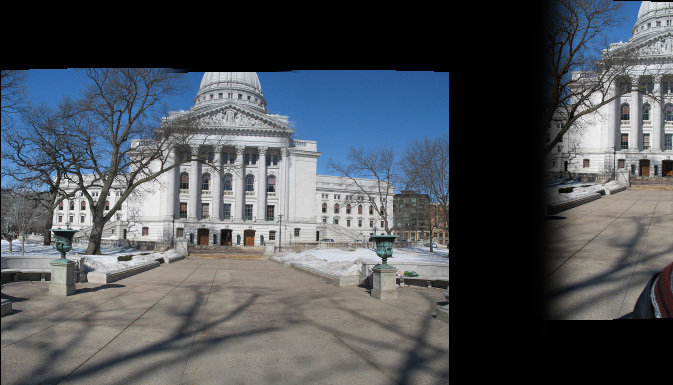
%> input picture capitols_stitched.png, 673 x 385 px
$ octave --eval "result = MoravecFeatureDetector(imread('capitols_stitched.png'));"   (GNU Octave 9; MATLAB toolbox functions it lacks are replaced by stand-ins)
%> lines starting %> are read from the running program, lines starting %| are printed output that depends on the picture


function [featureX, featureY, R] = MoravecFeatureDetector(image, w)

    % width(size) of the weighting function
    if( ~exist('w') )
	w = 5;
    end

    % convert the image into luminance
    dim = ndims(image);
%> dim = 3
    if( dim == 3 )
	I = rgb2gray(image);
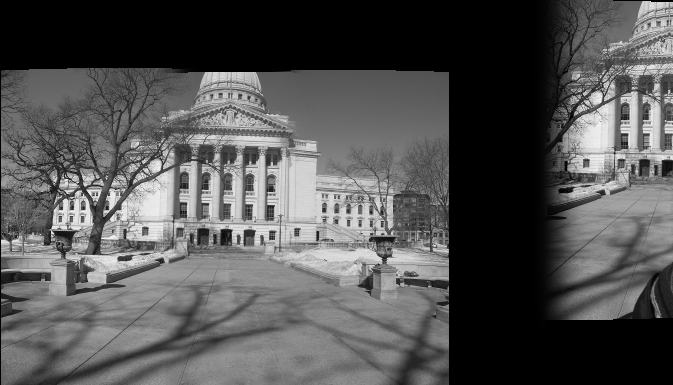
%> I: size 385x673 uint8; min 0, max 250, mean 83.2
    else
	I = image;
    end
    [row, col] = size(I);
%> row = 385; col = 673

    % convert the image to double
    if( ~isa(I, 'double'))
	I = double(I);
%> I: size 385x673 double
    end

    uv = [[1 0]; [1 1]; [0 1]; [-1 1]];
    E = zeros(size(uv, 1), row, col);
    weight = ones(w);


    % calculate E of Moravec corner detector
    for i = 1:4
	shiftI = circshift(I, uv(i,:));
	diffI = shiftI - I;
	ssdI = diffI .^ 2; % sum of squared differences
	E(i,:,:) = conv2(ssdI, weight, 'same'); % summation of weighted ssd
    end
%> this loop made 4 passes
%> pass 1, in MoravecFeatureDetector, `shiftI = circshift(I, uv(i,:));`:
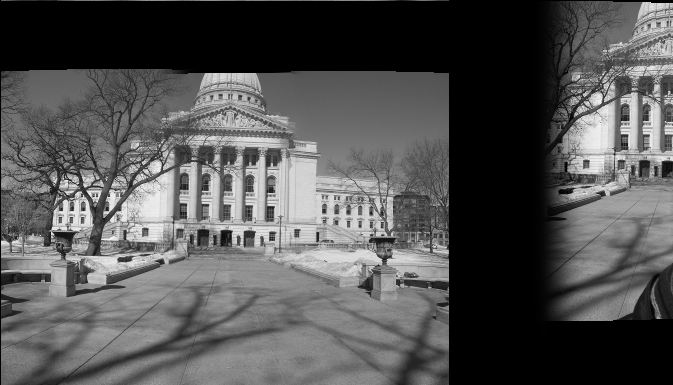
%> shiftI: size 385x673 double; min 0, max 250, mean 83.2; mean of the top-left, top-right, bottom-left and bottom-right quarters 72.5, 65.5, 129.3, 65.5
%> pass 1, in MoravecFeatureDetector, `diffI = shiftI - I;`:
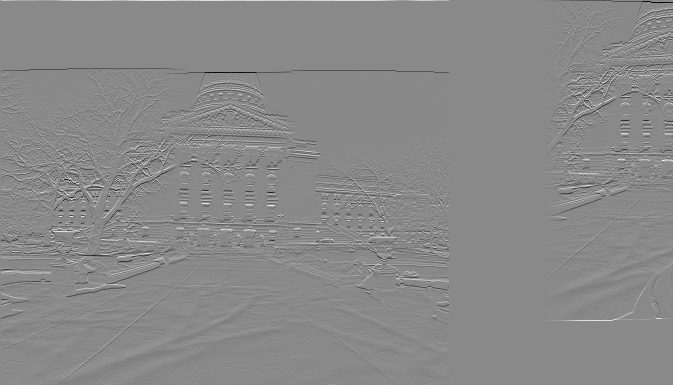
%> diffI: size 385x673 double; min -223, max 191, mean 0; drawn with min black and max white
%> pass 1, in MoravecFeatureDetector, `ssdI = diffI .^ 2;`:
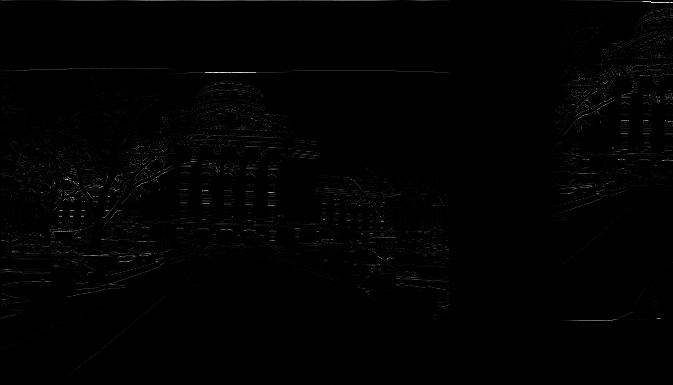
%> ssdI: size 385x673 double; min 0, max 49729, mean 369; drawn with min black and max white
%> pass 2, in MoravecFeatureDetector, `shiftI = circshift(I, uv(i,:));`:
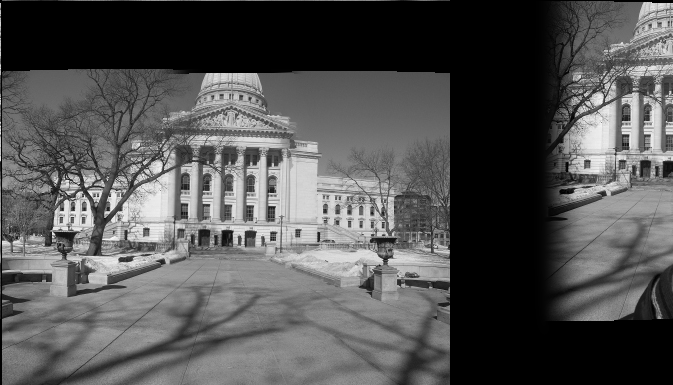
%> shiftI: size 385x673 double; min 0, max 250, mean 83.2; mean of the top-left, top-right, bottom-left and bottom-right quarters 72.7, 65.3, 129.1, 65.7

    minE = reshape(min(E), row, col);
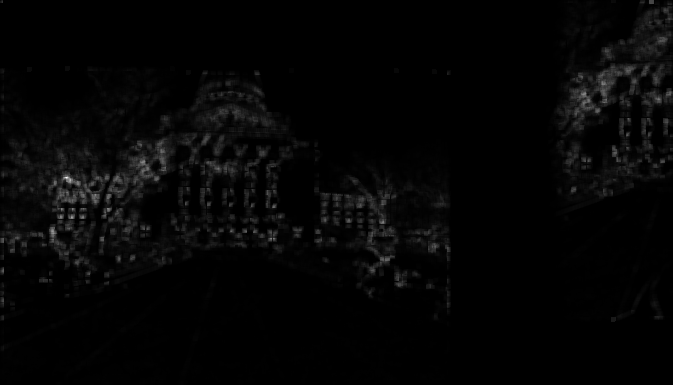
%> minE: size 385x673 double; min 0, max 192821, mean 4038.8; drawn with min black and max white

    % local maxima
    R = minE > imdilate(minE, [1 1 1; 1 0 1; 1 1 1]);
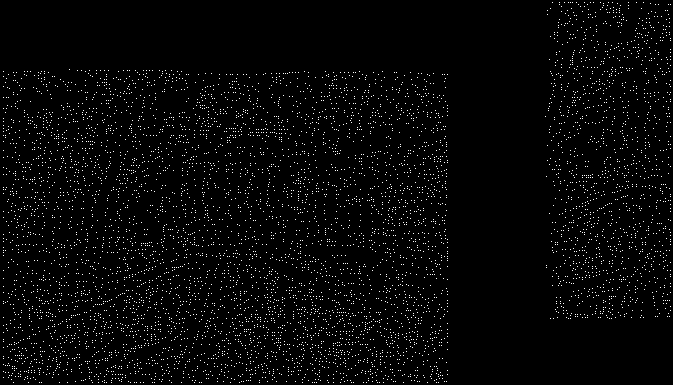
%> R: size 385x673 logical; 2.6% white in thin lines or dots
    [featureY, featureX] = find(R);
%> featureY = 6838 values from 3 to 383; featureX = 6838 values from 4 to 671
end

$ run again, on to_be_vote.png
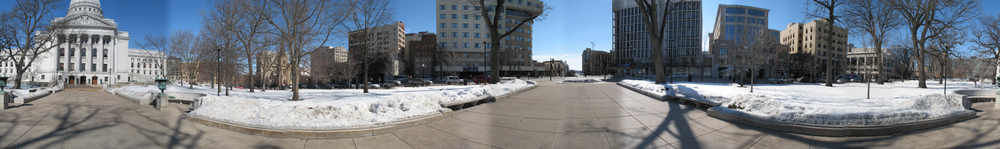
%> input picture to_be_vote.png, 1000 x 149 px, shrunk from 3987 x 593 before the run
%> the loop in MoravecFeatureDetector, `for i = 1:4` made 4 passes
%> pass 1, in MoravecFeatureDetector, `diffI = shiftI - I;`:
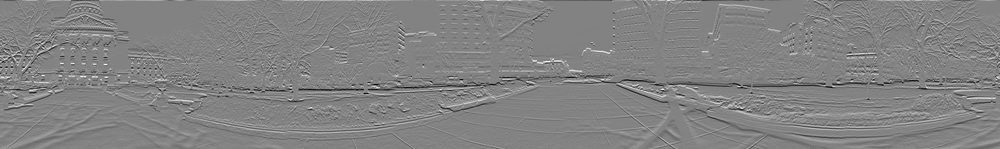
%> diffI: size 149x1000 double; min -169, max 160, mean 0; drawn with min black and max white
%> in MoravecFeatureDetector, `R = minE > imdilate(minE, [1 1 1; 1 0 1; 1 1 1]);`:
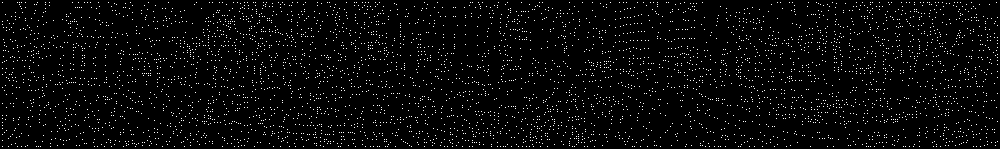
%> R: size 149x1000 logical; 3.2% white in thin lines or dots
%> featureY = 4728 values from 3 to 147; featureX = 4728 values from 3 to 998
